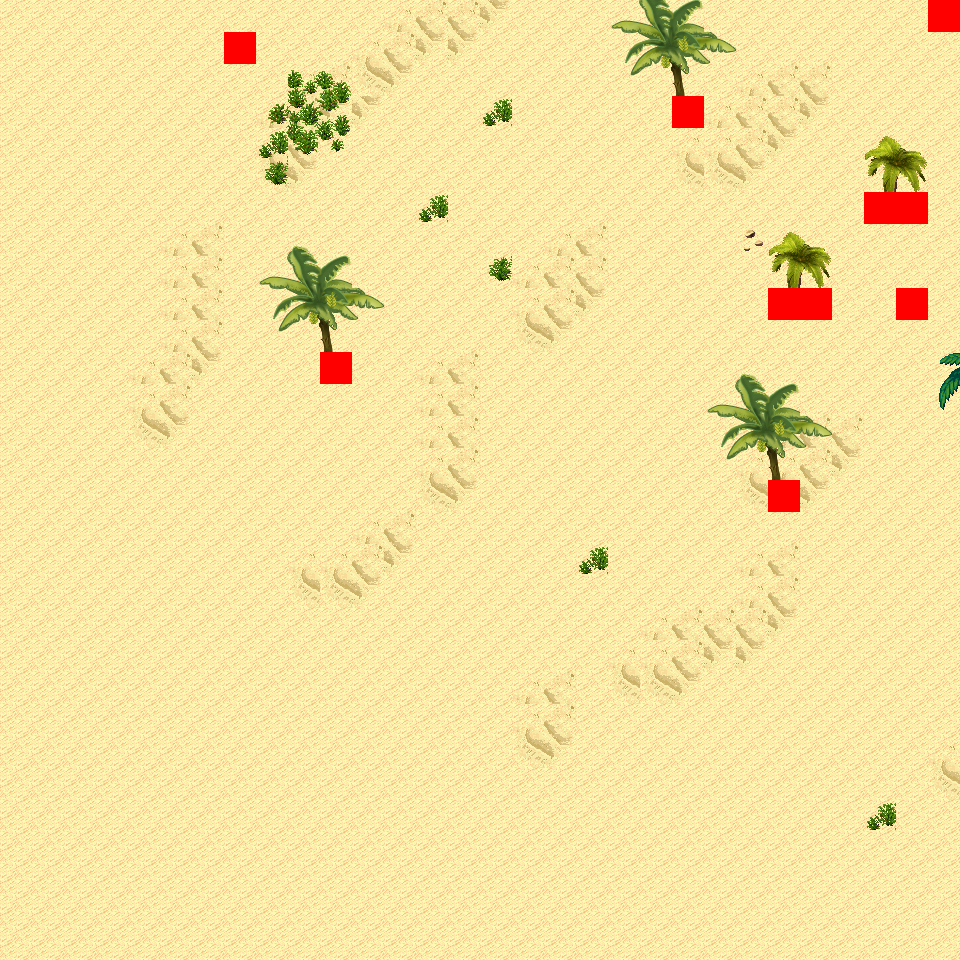

Below is a game level as drawn by its tile map, then a one-line description and the .tmx that defines it (tile-layer data replaced by summaries):
An orthogonal 30x30 tile map with 32x32 px tiles, 6 tile layers (Ground, Object, Object2, Above, ...), 16 tilesets and 3 objects (3x mapExit).

<map version="1.0" orientation="orthogonal" renderorder="right-down" width="30" height="30" tilewidth="32" tileheight="32" nextobjectid="4">
  <tileset firstgid="1" name="tileset_logic_collision" tilewidth="32" tileheight="32" tilecount="1" columns="1">
    <image source="../drawable/tileset_logic_collision.png" width="32" height="32" />
  </tileset>
  <tileset firstgid="2" name="tileset_ground_ground" tilewidth="32" tileheight="32" tilecount="33" columns="3">
    <image source="../drawable/tileset_ground_ground.png" width="96" height="352" />
  </tileset>
  <tileset firstgid="35" name="tileset_terrain_desert" tilewidth="32" tileheight="32" tilecount="88" columns="8">
    <image source="../drawable/tileset_terrain_desert.png" width="256" height="352" />
  </tileset>
  <tileset firstgid="123" name="tileset_ground_sand_edges" tilewidth="32" tileheight="32" tilecount="15" columns="5">
    <image source="../drawable/tileset_ground_sand_edges.png" width="160" height="96" />
  </tileset>
  <tileset firstgid="138" name="tileset_ground_sand_2" tilewidth="32" tileheight="32" tilecount="15" columns="5">
    <image source="../drawable/tileset_ground_sand_2.png" width="160" height="96" />
  </tileset>
  <tileset firstgid="153" name="tileset_building_stone_ruins" tilewidth="32" tileheight="32" tilecount="72" columns="6">
    <image source="../drawable/tileset_building_stone_ruins.png" width="192" height="384" />
  </tileset>
  <tileset firstgid="225" name="tileset_item_statue_blackened_column" tilewidth="32" tileheight="32" tilecount="4" columns="1">
    <image source="../drawable/tileset_item_statue_blackened_column.png" width="32" height="128" />
  </tileset>
  <tileset firstgid="229" name="tileset_item_statue_skull_carving" tilewidth="32" tileheight="32" tilecount="4" columns="2">
    <image source="../drawable/tileset_item_statue_skull_carving.png" width="64" height="64" />
  </tileset>
  <tileset firstgid="233" name="tileset_item_statue_skullpedestal" tilewidth="32" tileheight="32" tilecount="2" columns="1">
    <image source="../drawable/tileset_item_statue_skullpedestal.png" width="32" height="64" />
  </tileset>
  <tileset firstgid="235" name="tileset_plant_tree_banana_tree" tilewidth="32" tileheight="32" tilecount="40" columns="4">
    <image source="../drawable/tileset_plant_tree_banana_tree.png" width="128" height="320" />
  </tileset>
  <tileset firstgid="275" name="tileset_plant_tree_palm_tree" tilewidth="32" tileheight="32" tilecount="6" columns="2">
    <image source="../drawable/tileset_plant_tree_palm_tree.png" width="64" height="96" />
  </tileset>
  <tileset firstgid="281" name="tileset_plant_tree_palm_trees" tilewidth="32" tileheight="32" tilecount="40" columns="4">
    <image source="../drawable/tileset_plant_tree_palm_trees.png" width="128" height="320" />
  </tileset>
  <tileset firstgid="321" name="tileset_plant_bush_large_green" tilewidth="32" tileheight="32" tilecount="9" columns="3">
    <image source="../drawable/tileset_plant_bush_large_green.png" width="96" height="96" />
  </tileset>
  <tileset firstgid="330" name="tileset_plant_cactus" tilewidth="32" tileheight="32" tilecount="2" columns="1">
    <image source="../drawable/tileset_plant_cactus.png" width="32" height="64" />
  </tileset>
  <tileset firstgid="332" name="tileset_plant_lily_pads" tilewidth="32" tileheight="32" tilecount="2" columns="1">
    <image source="../drawable/tileset_plant_lily_pads.png" width="32" height="64" />
  </tileset>
  <tileset firstgid="334" name="tileset_plant_round_cactuses" tilewidth="32" tileheight="32" tilecount="20" columns="10">
    <image source="../drawable/tileset_plant_round_cactuses.png" width="320" height="64" />
  </tileset>
  <layer name="Ground" width="30" height="30">
    <data>[900 cells, 900 non-empty, 6 distinct tile ids]</data>
  </layer>
  <layer name="Object" width="30" height="30">
    <data>[900 cells, 25 non-empty, 15 distinct tile ids]</data>
  </layer>
  <layer name="Object2" width="30" height="30">
    <data>[900 cells, 0 non-empty, 0 distinct tile ids]</data>
  </layer>
  <layer name="Above" width="30" height="30">
    <data>[900 cells, 42 non-empty, 17 distinct tile ids]</data>
  </layer>
  <layer name="Above2" width="30" height="30">
    <data>[900 cells, 0 non-empty, 0 distinct tile ids]</data>
  </layer>
  <layer name="Walkable" width="30" height="30">
    <data>[900 cells, 10 non-empty, 1 distinct tile ids]</data>
  </layer>
  <objectgroup name="MapEvents">
    <object id="1" name="north" type="mapExit" x="0" y="0" width="928" height="32">
      <properties>
        <property name="map" value="level_0_x34_y129" />
        <property name="x" value="0" />
        <property name="y" value="28" />
      </properties>
    </object>
    <object id="2" name="south" type="mapExit" x="0" y="928" width="960" height="32">
      <properties>
        <property name="map" value="level_0_x34_y131" />
        <property name="x" value="0" />
        <property name="y" value="1" />
      </properties>
    </object>
    <object id="3" name="east" type="mapExit" x="928" y="32" width="32" height="928">
      <properties>
        <property name="map" value="level_0_x35_y130" />
        <property name="x" value="1" />
        <property name="y" value="1" />
      </properties>
    </object>
  </objectgroup>
</map>
